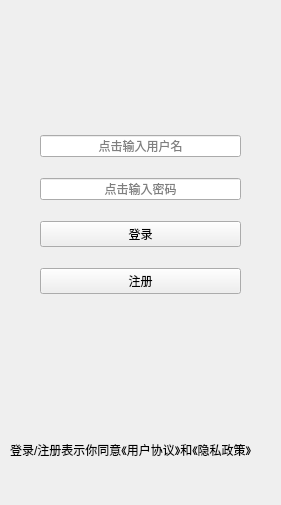
<?xml version="1.0" encoding="UTF-8"?>
<ui version="4.0">
 <class>login</class>
 <widget class="QWidget" name="login">
  <property name="geometry">
   <rect>
    <x>0</x>
    <y>0</y>
    <width>281</width>
    <height>505</height>
   </rect>
  </property>
  <property name="windowTitle">
   <string>Form</string>
  </property>
  <widget class="QWidget" name="widget" native="true">
   <property name="geometry">
    <rect>
     <x>40</x>
     <y>120</y>
     <width>201</width>
     <height>191</height>
    </rect>
   </property>
   <layout class="QVBoxLayout" name="verticalLayout">
    <item>
     <widget class="QLineEdit" name="name">
      <property name="focusPolicy">
       <enum>Qt::ClickFocus</enum>
      </property>
      <property name="alignment">
       <set>Qt::AlignCenter</set>
      </property>
      <property name="placeholderText">
       <string>点击输入用户名</string>
      </property>
     </widget>
    </item>
    <item>
     <widget class="QLineEdit" name="password">
      <property name="focusPolicy">
       <enum>Qt::ClickFocus</enum>
      </property>
      <property name="contextMenuPolicy">
       <enum>Qt::DefaultContextMenu</enum>
      </property>
      <property name="text">
       <string/>
      </property>
      <property name="echoMode">
       <enum>QLineEdit::Password</enum>
      </property>
      <property name="alignment">
       <set>Qt::AlignCenter</set>
      </property>
      <property name="placeholderText">
       <string>点击输入密码</string>
      </property>
     </widget>
    </item>
    <item>
     <widget class="QPushButton" name="loginBtn">
      <property name="text">
       <string>登录</string>
      </property>
     </widget>
    </item>
    <item>
     <widget class="QPushButton" name="registerBtn">
      <property name="text">
       <string>注册</string>
      </property>
     </widget>
    </item>
   </layout>
  </widget>
  <widget class="QLabel" name="label">
   <property name="geometry">
    <rect>
     <x>10</x>
     <y>440</y>
     <width>271</width>
     <height>20</height>
    </rect>
   </property>
   <property name="text">
    <string>登录/注册表示你同意《用户协议》和《隐私政策》</string>
   </property>
  </widget>
 </widget>
 <resources/>
 <connections/>
</ui>
